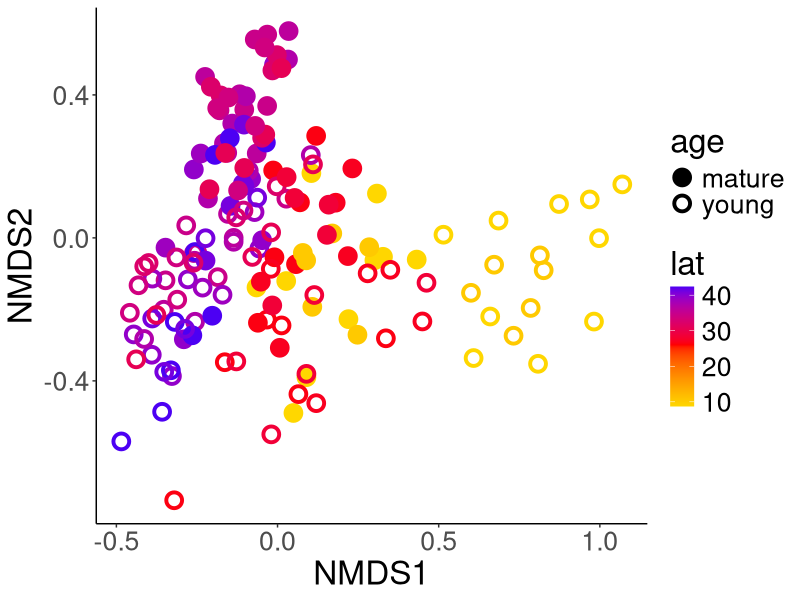
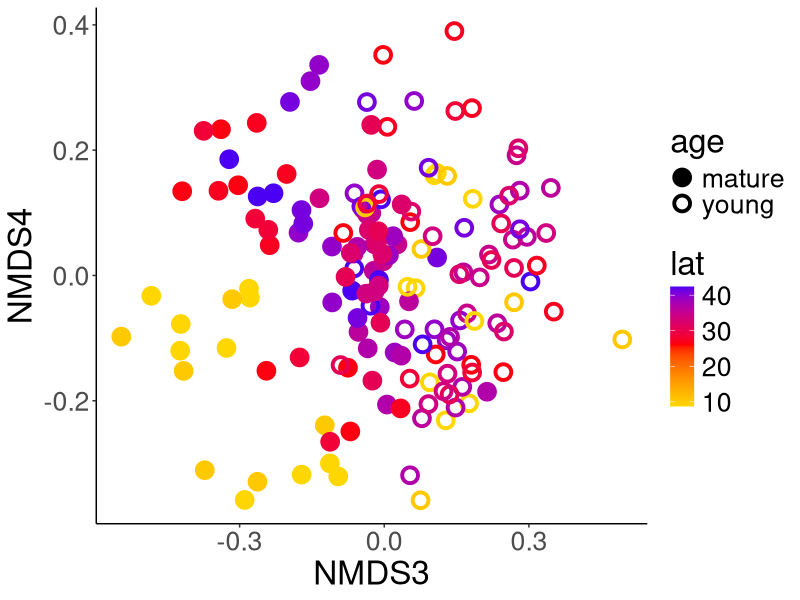
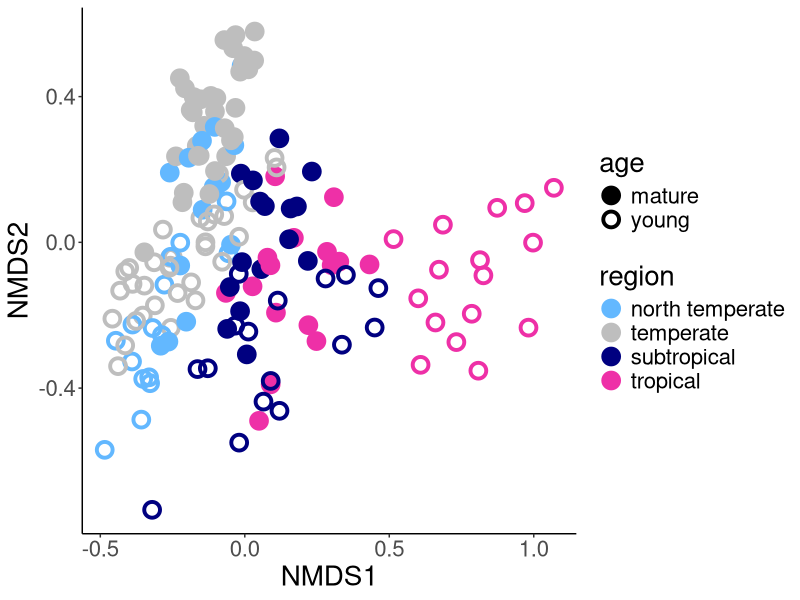
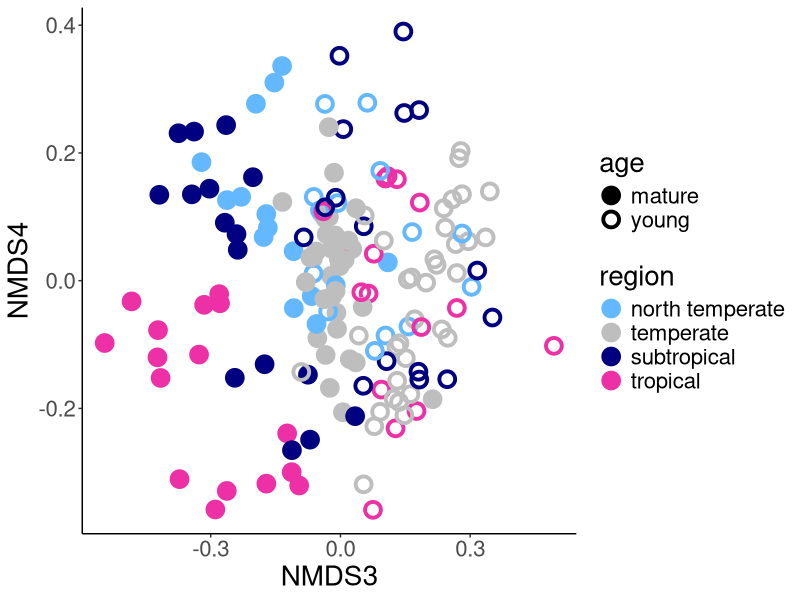

Source code (R) for these figures, in order: (Note: this script raises an error after producing the figures.)
#NMDS plots
library(ggplot2)
library(vegan)
scores <- read.csv("Processing/1b_out_ChemSummaries_Indiv.csv", header = T)

#################################
#Plots

#colored by latitude, shaped by age
plot = ggplot(scores,aes(x=NMDS1, y=NMDS2, colour = lat, shape = age))+  geom_point(size=4, stroke = 2) + scale_colour_gradient2(low="gold",mid = "red", high="blue", midpoint = 26) + scale_shape_manual(values = c(19,1))
vv=plot + theme_bw() + theme(panel.border = element_blank(), panel.grid.major = element_blank(), panel.grid.minor = element_blank(), axis.line = element_line(colour = "black")) + theme(text = element_text(size = 24))
vv
# setEPS()
# postscript("nmds1_all.eps")
# vv + theme(legend.position = "none")
# dev.off()
# setEPS()
# postscript("20180517_nmds1_all_legend.eps")
# vv + labs(shape="Leaf age", color = "Latitude")
# dev.off()
plot = ggplot(scores,aes(x=NMDS3, y=NMDS4, colour = lat, shape = age))+  geom_point(size=4, stroke = 2) + scale_colour_gradient2(low="gold",mid = "red", high="blue", midpoint = 26) + scale_shape_manual(values = c(19,1))
vv=plot + theme_bw() + theme(panel.border = element_blank(), panel.grid.major = element_blank(), panel.grid.minor = element_blank(), axis.line = element_line(colour = "black")) + theme(text = element_text(size = 24))
vv
# setEPS()
# postscript("nmds3_all.eps")
# vv + theme(legend.position = "none")
# dev.off()

#re-order levels for key, also makes listing colors easier
scores$region <- factor(scores$region, levels =c("north temperate", "temperate","subtropical", "tropical") )
levels(scores$region)

#colored by region
plot = ggplot(scores,aes(x=NMDS1, y=NMDS2, colour = region, shape = age))+  geom_point(size=4, stroke = 2) + scale_colour_manual(values=c("steelblue1","grey","navyblue","maroon2"))+ scale_shape_manual(values = c(19,1))
vv=plot + theme_bw() + theme(panel.border = element_blank(), panel.grid.major = element_blank(), panel.grid.minor = element_blank(), axis.line = element_line(colour = "black")) + theme(text = element_text(size = 20))
vv
# setEPS()
# postscript("nmds1_all.eps")
# vv + theme(legend.position = "none")
# dev.off()
# setEPS()
# postscript("nmds1_all_legend.eps")
# vv
# dev.off()
#axis 1 is mostly separating by latitude (but also age for tropical); for mature leaves, it's tropical/subtropical vs everything north of FL; for young leaves, it's similar but tropical and subtropical are separating out more. axis 2 separates by leaf age for PHAM but not PHRI. THIS IS SO COOL because it shows that more divergence is happening in young leaves! And it's crazy that FL is grouping with CR!
plot = ggplot(scores,aes(x=NMDS3, y=NMDS4, colour = region, shape = age))+  geom_point(size=4, stroke = 2) + scale_colour_manual(values=c("steelblue1","grey","navyblue","maroon2"))+ scale_shape_manual(values = c(19,1))
vv=plot + theme_bw() + theme(panel.border = element_blank(), panel.grid.major = element_blank(), panel.grid.minor = element_blank(), axis.line = element_line(colour = "black")) + theme(text = element_text(size = 20))
vv
# setEPS()
# postscript("20180531_nmds2_all.eps")
# vv + theme(legend.position = "none")
# dev.off()
#for the most part leaf ages still cluster geographically, but there is more geographic overlap in general. Axis 3 is separating young from mature, to differing degrees depending on region. Axis 4 separates PHAM from PHRI (a bit)

####################
#will draw an ellipse for each leaf age in each region
scores$reg_age <- as.factor(paste(scores$region,scores$age,sep="_"))

veganCovEllipse<-function (cov, center = c(0, 0), scale = 1, npoints = 100) 
{
  theta <- (0:npoints) * 2 * pi/npoints
  Circle <- cbind(cos(theta), sin(theta))
  t(center + scale * t(Circle %*% chol(cov)))
}
#ordination ellipse object here allows you to change settings
ord<-ordiellipse(ord = scores[12:13], groups = scores$reg_age, display = "sites", 
                 kind = "se", conf = 0.95, label = T)



df_ellipse <- data.frame()
for(g in levels(scores$reg_age)){
  df_ellipse <- rbind(df_ellipse, cbind(as.data.frame(with(scores[scores$reg_age==g,],
                                                   veganCovEllipse(cov.wt(cbind(NMDS1,NMDS2),wt=rep(1/length(NMDS1),length(NMDS1)))$cov,center=c(mean(NMDS1),mean(NMDS2)))))
                                ,reg_age=g))
}

df_ellipse <- data.frame()
for(g in levels(scores$reg_age)){
  df_ellipse <- rbind(df_ellipse, cbind(as.data.frame(with(scores[scores$reg_age==g,],
                                                   veganCovEllipse(ord[[g]]$cov,ord[[g]]$center,ord[[g]]$scale)))
                                ,reg_age=g))
}

df_ellipse <- cbind(df_ellipse, read.table(text = df_ellipse$reg_age,sep="_",colClasses = "factor",col.names=c("region","age")))

plot = ggplot(scores,aes(x=NMDS1, y=NMDS2, colour = region, shape = age))+  geom_point(size=4, stroke = 2) + scale_colour_manual(values=c("steelblue1","grey","navyblue","maroon2"))+ scale_shape_manual(values = c(19,1)) +  geom_path(data=df_ellipse, aes(x=NMDS1, y=NMDS2, linetype=age))
vv=plot + theme_bw() + theme(panel.border = element_blank(), panel.grid.major = element_blank(), panel.grid.minor = element_blank(), axis.line = element_line(colour = "black")) + theme(text = element_text(size = 20))
vv

ggplot(scores,aes(x=NMDS1,y=NMDS2)) + geom_path(data=df_ellipse,aes(x=NMDS1,y=NMDS2))

#THIS WORKS WITHOUT AGE
ggplot(scores,aes(x=NMDS1, y=NMDS2, colour = region))+  geom_point(size=4, stroke = 2) + scale_colour_manual(values=c("steelblue1","grey","navyblue","maroon2")) +  geom_path(data=df_ellipse, aes(x=NMDS1, y=NMDS2)) + geom_path(data=df_ellipse,aes(x=NMDS1,y=NMDS2)) + theme_bw() + theme(panel.border = element_blank(), panel.grid.major = element_blank(), panel.grid.minor = element_blank(), axis.line = element_line(colour = "black")) + theme(text = element_text(size = 20))
